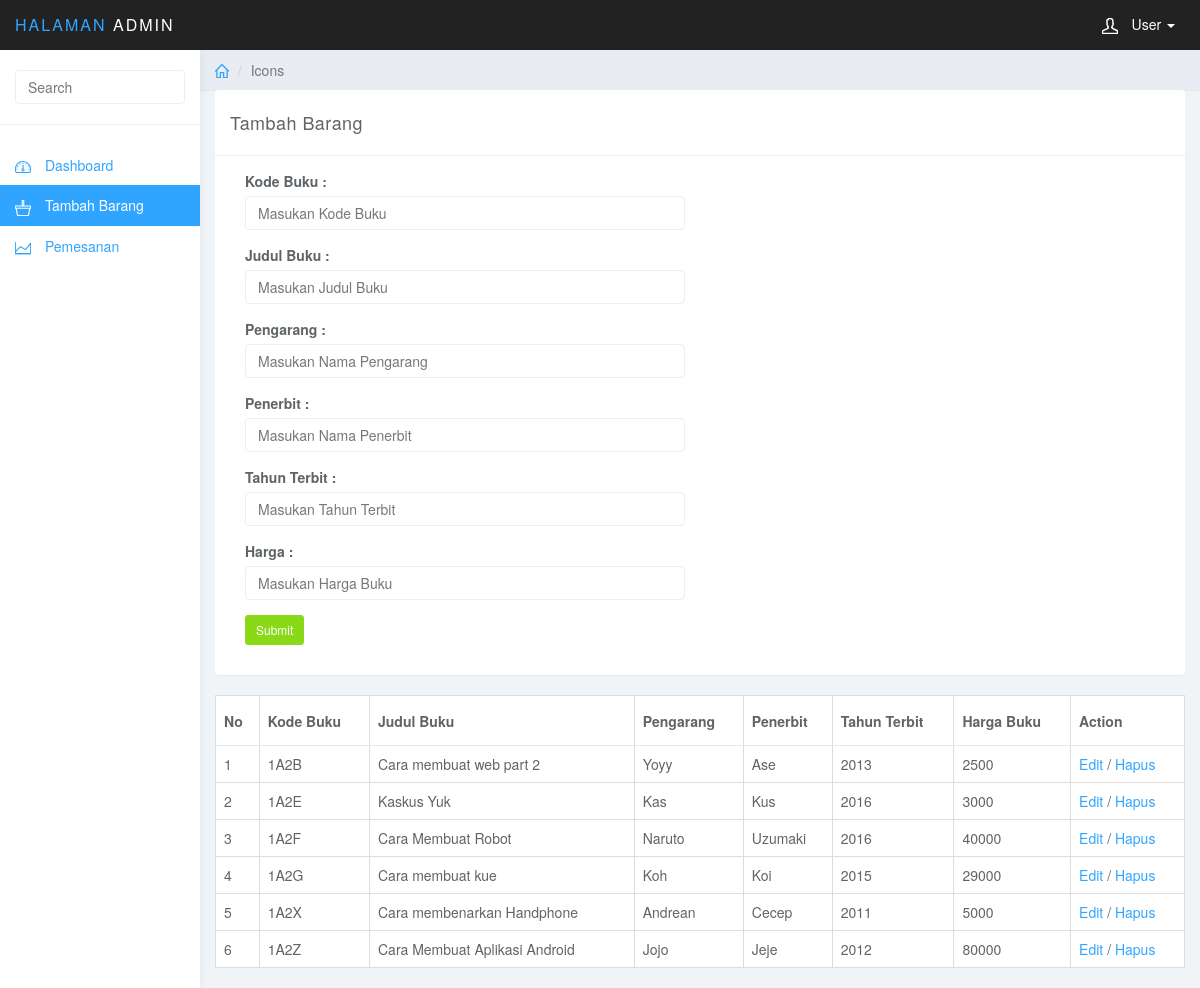
Screenshot of /admin/barang.php (signed in) with the database file from the repository.
### tables this page shows
CREATE TABLE IF NOT EXISTS `afh_databuku` (
  `kode_buku` varchar(25) NOT NULL,
  `judul_buku` varchar(100) NOT NULL,
  `pengarang` varchar(150) NOT NULL,
  `penerbit` varchar(200) NOT NULL,
  `tahun_terbit` int(4) NOT NULL,
  `harga` int(10) NOT NULL,
  PRIMARY KEY (`kode_buku`)
);

### admin/barang.php (the view, shortened to what this page needs)
<!DOCTYPE html>
<html>
<head>
<link href="css/bootstrap.min.css" rel="stylesheet">
<link href="css/datepicker3.css" rel="stylesheet">
<link href="css/styles.css" rel="stylesheet">
</head>
<body>
	<nav class="navbar navbar-inverse navbar-fixed-top" role="navigation">
		<div class="container-fluid">
			<div class="navbar-header">
				<a class="navbar-brand" href="#"><span>Halaman </span>Admin</a>
				<ul class="user-menu">
					<li class="dropdown pull-right">
						<a href="#" class="dropdown-toggle" data-toggle="dropdown"><svg class="glyph stroked male-user"><use xlink:href="#stroked-male-user"></use></svg> User <span class="caret"></span></a>
					</li>
				</ul>
			</div>
		</div>
	</nav>
	<div id="sidebar-collapse" class="col-sm-3 col-lg-2 sidebar">
		<form role="search">
			<div class="form-group">
				<input type="text" class="form-control" placeholder="Search">
			</div>
		</form>
		<ul class="nav menu">
			<li ><a href="index.php"><svg class="glyph stroked dashboard-dial"><use xlink:href="#stroked-dashboard-dial"></use></svg> Dashboard</a></li>
			<li class="active"><a href="#"><svg class="glyph stroked basket "><use xlink:href="#stroked-basket"/></svg> Tambah Barang</a></li>
			<li><a href="pemesanan.php"><svg class="glyph stroked line-graph"><use xlink:href="#stroked-line-graph"></use></svg> Pemesanan</a></li>
		</ul>
	</div>
	<div class="col-sm-9 col-sm-offset-3 col-lg-10 col-lg-offset-2 main">
		<div class="row">
			<ol class="breadcrumb">
				<li><a href="#"><svg class="glyph stroked home"><use xlink:href="#stroked-home"></use></svg></a></li>
				<li class="active">Icons</li>
			</ol>
		</div>
		<div class="row">
		<div class="col-lg-12">
				<div class="panel panel-default">
					<div class="panel-heading">Tambah Barang</div>
					<div class="panel-body">
						<div class="col-md-6">
							<form role="form" action="tambah.php" method="POST">
								<div class="form-group">
									<label>Kode Buku :</label>
									<input type="text" name="kode_buku" class="form-control" placeholder="Masukan Kode Buku">
								</div>
								<div class="form-group">
									<label>Judul Buku :</label>
									<input type="text" name="judul_buku" class="form-control" placeholder="Masukan Judul Buku">
								</div>
								<div class="form-group">
									<label>Pengarang :</label>
									<input type="text" name="pengarang" class="form-control" placeholder="Masukan Nama Pengarang">
								</div>
								<div class="form-group">
									<label>Penerbit :</label>
									<input type="text" name="penerbit" class="form-control" placeholder="Masukan Nama Penerbit">
								</div>
								<div class="form-group">
									<label>Tahun Terbit :</label>
									<input type="number" name="tahun_terbit" class="form-control" placeholder="Masukan Tahun Terbit">
								</div>
								<div class="form-group">
									<label>Harga :</label>
									<input type="number" name="harga" class="form-control" placeholder="Masukan Harga Buku">
								</div>
								<div class="form-group">
									<input type="submit" class="btn btn-success btn-sm">
								</div>
							</div>
					</div>
				</div>
			</div>
		</div>
		<table class="table table-bordered">
                <thead>
                <tr>
                  <th>No</th>
                   <th >Kode Buku</th>
                    <th >Judul Buku</th>
                    <th >Pengarang</th>
                    <th >Penerbit</th>
                    <th>Tahun Terbit</th>
                    <th >Harga Buku</th>
                    <th>Action</th>
                </tr>
                </thead>
                    <?php
                      $result=mysql_query('SELECT * FROM afh_databuku' );
                      $no=1;
                      while ($row=mysql_fetch_array($result)){
                        echo "<tr>";
                         echo "<td>".$no."</td>";
                         echo "<td>".$row['kode_buku']."</td>";
                         echo "<td>".$row['judul_buku']."</td>";
                         echo "<td>".$row['pengarang']."</td>";
                         echo "<td>".$row['penerbit']."</td>";
                         echo "<td>".$row['tahun_terbit']."</td>";
                         echo "<td>".$row['harga']."</td>";
                         echo '<td><a href="edit.php?kode_buku='.$row['kode_buku'].'">Edit</a> / <a href="hapus.php?kode_buku='.$row['kode_buku'].'" onclick="return confirm(\'Yakin?\')">Hapus</a></td>';
                         $no++;
                        }
                      ?>
            </table>
	</div>
</body>
</html>

### admin/css/styles.css (style rules this page uses)
body { background: #f1f4f7; padding-top: 50px; color: #5f6468; }
a, a:hover, a:focus { color: #30a5ff; }
.form-control { border: 1px solid #eee; box-shadow: none; }
.navbar-header .navbar-brand { color: #fff; font-size: 16px; text-transform: uppercase; font-weight: 500; letter-spacing: 2px; }
.navbar-header .navbar-brand span { color: #30a5ff; }
.btn-success, .btn-success:hover, .btn-success:focus, .btn-success:active, .btn-success.active, .open > .dropdown-toggle.btn-success, .btn-success.disabled, .btn-success[disabled], fieldset[disabled] .btn-success, .btn-success.disabled:hover, .btn-success[disabled]:hover, fieldset[disabled] .btn-success:hover, .btn-success.disabled:focus, .btn-success[disabled]:focus, fieldset[disabled] .btn-success:focus, .btn-success.disabled:active, .btn-success[disabled]:active, fieldset[disabled] .btn-success:active, .btn-success.disabled.active, .btn-success[disabled].active, fieldset[disabled] .btn-success.active { background-color: #8ad919; border-color: #8ad919; }
.panel { border: 0; }
.panel-heading { font-size: 18px; font-weight: 300; letter-spacing: 0.025em; height: 66px; line-height: 45px; }
.panel-default .panel-heading { background: #fff; border-bottom: 1px solid #eee; color: #5f6468; }
.navbar { border: 0; }
.user-menu { display: inline-block; margin-top: 14px; margin-right: 10px; float: right; list-style: none; padding: 0; }
.user-menu a { color: #fff; }
.sidebar { display: block; background-color: #fff; padding: 0; display: none; }
.sidebar form { padding: 20px 15px 5px 15px; border-bottom: 1px solid #eee; margin-bottom: 20px; }
@media (min-width: 768px) { .sidebar { display: block; position: fixed; top: 50px; bottom: 0; left: 0; z-index: 1000; display: block; margin: 0; padding: 0; overflow-x: hidden; overflow-y: auto; background-color: #fff; box-shadow: 1px 0px 10px rgba(0, 0, 0, .05); } }
@media (min-width: 768px) { .navbar-header { width: 100%; } }
.sidebar ul.nav .active a, .sidebar ul.nav li.parent a.active, .sidebar ul.nav .active > a:hover, .sidebar ul.nav li.parent a.active:hover, .sidebar ul.nav .active > a:focus, .sidebar ul.nav li.parent a.active:focus { color: #fff; background-color: #30a5ff; }
.breadcrumb { border-radius: 0; padding: 10px 15px; background: #e9ecf2; box-shadow: 0 1px 1px rgba(0, 0, 0, .05); margin: 0 ; }
.table { background: #fff; }
.table>thead>tr>th { border-bottom: 1px solid #e6e7e8; vertical-align: middle; height: 50px; }
.sidebar .glyph, .user-menu .glyph { height: 16px; width: 16px; margin: 0 10px 0 0; stroke-width: 3px; }
.user-menu .glyph { stroke-width: 4px; }
.breadcrumb .glyph { height: 14px; width: 14px; margin: -2px 0 0 0; stroke-width: 4px; }

### rows the page displays
afh_databuku: kode_buku "1A2B", judul_buku "Cara membuat web part 2", pengarang "Yoyy", penerbit "Ase", tahun_terbit "2013", harga "2500"
afh_databuku: kode_buku "1A2E", judul_buku "Kaskus Yuk", pengarang "Kas", penerbit "Kus", tahun_terbit "2016", harga "3000"
afh_databuku: kode_buku "1A2F", judul_buku "Cara Membuat Robot", pengarang "Naruto", penerbit "Uzumaki", tahun_terbit "2016", harga "40000"
afh_databuku: kode_buku "1A2G", judul_buku "Cara membuat kue", pengarang "Koh", penerbit "Koi", tahun_terbit "2015", harga "29000"
afh_databuku: kode_buku "1A2X", judul_buku "Cara membenarkan Handphone", pengarang "Andrean", penerbit "Cecep", tahun_terbit "2011", harga "5000"
afh_databuku: kode_buku "1A2Z", judul_buku "Cara Membuat Aplikasi Android", pengarang "Jojo", penerbit "Jeje", tahun_terbit "2012", harga "80000"
